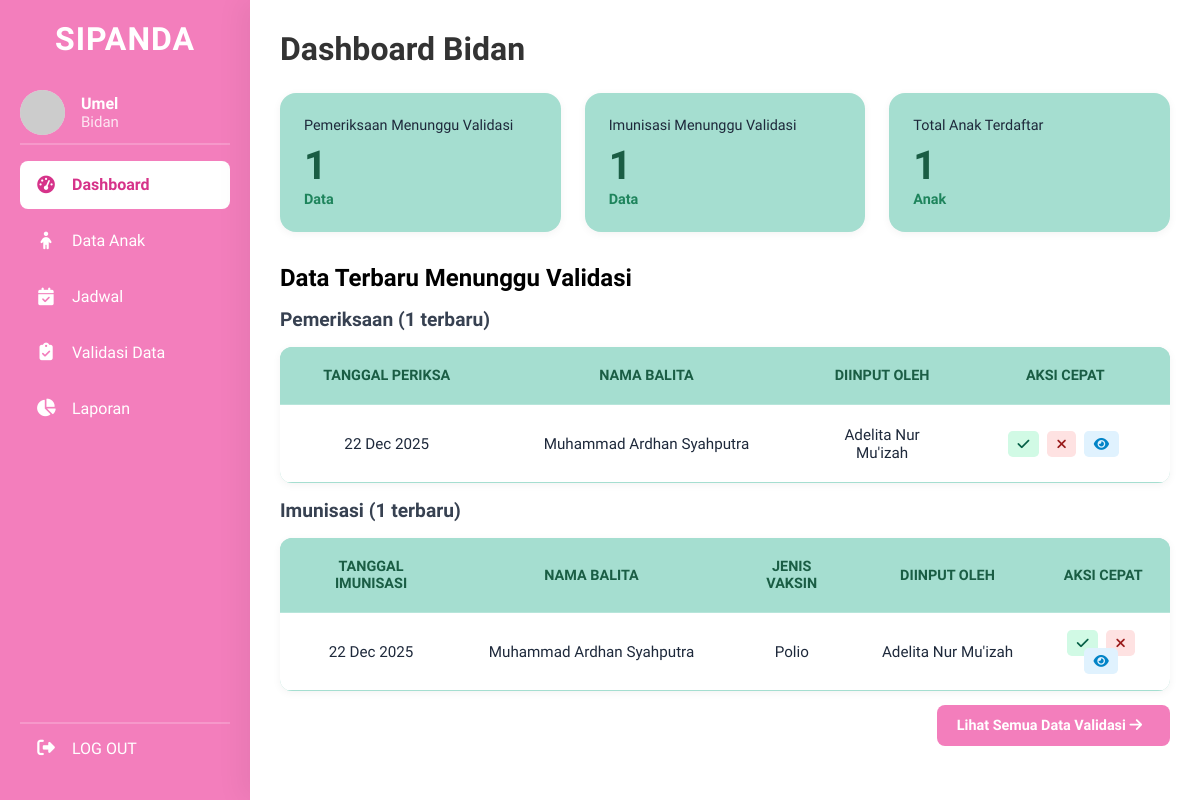
Screenshot of /dashboard_bidan.php (signed in) with the database file from the repository.
### tables this page shows
CREATE TABLE `pemeriksaan` (
  `id_pemeriksaan` int(11) NOT NULL,
  `id_balita` int(11) NOT NULL,
  `tanggal_periksa` date NOT NULL,
  `berat_badan` decimal(5,2) DEFAULT NULL COMMENT 'dalam KG',
  `tinggi_badan` decimal(5,2) DEFAULT NULL COMMENT 'dalam CM',
  `lingkar_kepala` decimal(5,2) DEFAULT NULL COMMENT 'dalam CM',
  `catatan` text DEFAULT NULL,
  `status_validasi` enum('Belum Divalidasi','Valid','Tidak Valid') DEFAULT 'Belum Divalidasi',
  `id_kader` int(11) DEFAULT NULL,
  `id_bidan_validator` int(11) DEFAULT NULL,
  `validated_at` timestamp NULL DEFAULT NULL,
  `created_at` timestamp NOT NULL DEFAULT current_timestamp()
);

CREATE TABLE `balita` (
  `id_balita` int(11) NOT NULL,
  `nama_balita` varchar(100) NOT NULL,
  `nik_balita` varchar(16) NOT NULL,
  `tanggal_lahir` date NOT NULL,
  `jenis_kelamin` enum('Laki-laki','Perempuan') NOT NULL,
  `nama_orang_tua` varchar(100) NOT NULL,
  `alamat` text DEFAULT NULL,
  `foto_profil` varchar(255) DEFAULT NULL,
  `id_kader_pendaftar` int(11) DEFAULT NULL,
  `is_active` tinyint(1) NOT NULL DEFAULT 1,
  `created_at` timestamp NOT NULL DEFAULT current_timestamp()
);

CREATE TABLE `users` (
  `id_user` int(11) NOT NULL,
  `nama_lengkap` varchar(100) NOT NULL,
  `username` varchar(50) NOT NULL,
  `password` varchar(255) NOT NULL,
  `role` enum('kader','bidan') NOT NULL,
  `created_at` timestamp NOT NULL DEFAULT current_timestamp(),
  `is_active` tinyint(1) DEFAULT 1
);

CREATE TABLE `imunisasi` (
  `id_imunisasi` int(11) NOT NULL,
  `id_balita` int(11) NOT NULL,
  `tanggal_imunisasi` date NOT NULL,
  `jenis_vaksin` varchar(100) NOT NULL,
  `catatan` text DEFAULT NULL,
  `status_validasi` enum('Belum Divalidasi','Valid','Tidak Valid') DEFAULT 'Belum Divalidasi',
  `id_kader` int(11) DEFAULT NULL,
  `id_bidan_validator` int(11) DEFAULT NULL,
  `validated_at` timestamp NULL DEFAULT NULL,
  `created_at` timestamp NOT NULL DEFAULT current_timestamp()
);

### dashboard_bidan.php (the view, shortened to what this page needs)
<?php
require 'config/database.php';
$query_pending_pemeriksaan_count = "SELECT COUNT(id_pemeriksaan) AS total FROM pemeriksaan WHERE status_validasi = 'Belum Divalidasi'";
$result_pending_pemeriksaan_count = $conn->query($query_pending_pemeriksaan_count);
$data_pending_pemeriksaan_count = $result_pending_pemeriksaan_count->fetch_assoc();
$total_pending_pemeriksaan = $data_pending_pemeriksaan_count['total'] ?? 0;
$query_pending_imunisasi_count = "SELECT COUNT(id_imunisasi) AS total FROM imunisasi WHERE status_validasi = 'Belum Divalidasi'";
$result_pending_imunisasi_count = $conn->query($query_pending_imunisasi_count);
$data_pending_imunisasi_count = $result_pending_imunisasi_count->fetch_assoc();
$total_pending_imunisasi = $data_pending_imunisasi_count['total'] ?? 0;
$query_total_anak = "SELECT COUNT(id_balita) AS total FROM balita";
$result_total_anak = $conn->query($query_total_anak);
$data_total_anak = $result_total_anak->fetch_assoc();
$total_anak = $data_total_anak['total'] ?? 0;
$query_list_pemeriksaan = $conn->prepare(
    "SELECT p.id_pemeriksaan, p.tanggal_periksa, b.nama_balita, b.id_balita, u.nama_lengkap AS nama_kader
     FROM pemeriksaan p
     JOIN balita b ON p.id_balita = b.id_balita
     LEFT JOIN users u ON p.id_kader = u.id_user
     WHERE p.status_validasi = 'Belum Divalidasi'
     ORDER BY p.tanggal_periksa DESC LIMIT 5"
);
$query_list_pemeriksaan->execute();
$result_list_pemeriksaan = $query_list_pemeriksaan->get_result();
$query_list_imunisasi = $conn->prepare(
    "SELECT i.id_imunisasi, i.tanggal_imunisasi, i.jenis_vaksin, b.nama_balita, b.id_balita, u.nama_lengkap AS nama_kader
     FROM imunisasi i
     JOIN balita b ON i.id_balita = b.id_balita
     LEFT JOIN users u ON i.id_kader = u.id_user
     WHERE i.status_validasi = 'Belum Divalidasi'
     ORDER BY i.tanggal_imunisasi DESC LIMIT 5"
);
$query_list_imunisasi->execute();
$result_list_imunisasi = $query_list_imunisasi->get_result();
include 'templates/header.php';
?>
<div class="dashboard-container">
    <aside class="sidebar">
        <div class="sidebar-header">
            <h2>SIPANDA</h2>
        </div>
        <div class="sidebar-user">
            <img src="https://ui-avatars.com/api/?name=<?= urlencode($_SESSION['nama_lengkap']) ?>&background=FBCFE8&color=B42373"
                alt="User Avatar">
            <div class="user-info">
                <h4><?= htmlspecialchars($_SESSION['nama_lengkap']) ?></h4>
                <p><?= htmlspecialchars(ucfirst($_SESSION['role'])) ?></p>
            </div>
        </div>
        <ul class="sidebar-nav">
            <li><a href="dashboard_bidan.php" class="active"><i class="fa-solid fa-tachometer-alt"></i> Dashboard</a>
            </li>
            <li><a href="data_anak_bidan.php"><i class="fa-solid fa-child"></i> Data Anak</a></li>
            <li><a href="jadwal_imunisasi.php"><i class="fa-solid fa-calendar-check"></i> Jadwal</a></li>
            <li><a href="validasi_data.php"><i class="fa-solid fa-clipboard-check"></i> Validasi Data</a></li>
            <li><a href="laporan.php"><i class="fa-solid fa-chart-pie"></i> Laporan</a></li>
        </ul>
        <div class="sidebar-footer">
            <ul class="sidebar-nav">
                <li><a href="<?= BASE_URL ?>/logout.php"><i class="fa-solid fa-right-from-bracket"></i> LOG OUT</a></li>
            </ul>
        </div>
    </aside>
    <main class="main-content">
        <div class="main-header">
            <div style="display: flex; align-items: center;">
                <h1 style="margin: 0;">Dashboard Bidan</h1>
            </div>
        </div>
        <div class="stats-cards">
            <div class="card card-pemeriksaan">
                <p>Pemeriksaan Menunggu Validasi</p>
                <h3><?= $total_pending_pemeriksaan ?></h3>
                <span class="percentage">Data</span>
            </div>
            <div class="card card-imunisasi">
                <p>Imunisasi Menunggu Validasi</p>
                <h3><?= $total_pending_imunisasi ?></h3>
                <span class="percentage">Data</span>
            </div>
            <div class="card">
                <p>Total Anak Terdaftar</p>
                <h3><?= $total_anak ?></h3>
                <span class="percentage">Anak</span>
            </div>
        </div>
        <div class="history-section-2">
            <h2>Data Terbaru Menunggu Validasi</h2>
            <h4 class="sub-section-title">
                Pemeriksaan (<?= $result_list_pemeriksaan->num_rows ?> terbaru)
            </h4>
            <div class="data-table-wrapper">
                <table class="data-table">
                    <thead>
                        <tr>
                            <th>Tanggal Periksa</th>
                            <th>Nama Balita</th>
                            <th>Diinput Oleh</th>
                            <th>Aksi Cepat</th>
                        </tr>
                    </thead>
                    <tbody>
                        <?php if ($result_list_pemeriksaan && $result_list_pemeriksaan->num_rows > 0): ?>
                            <?php while ($row = $result_list_pemeriksaan->fetch_assoc()): ?>
                                <tr>
                                    <td><?= date('d M Y', strtotime($row['tanggal_periksa'])) ?></td>
                                    <td><?= htmlspecialchars($row['nama_balita']) ?></td>
                                    <td><?= htmlspecialchars($row['nama_kader'] ?? 'N/A') ?></td>
                                    <td>
                                        <a href="process/proses_validasi.php?tipe=pemeriksaan&aksi=valid&id=<?= $row['id_pemeriksaan'] ?>&ref=dashboard"
                                            class="btn-aksi btn-validasi" title="Validasi"
                                            onclick="return confirm('Validasi data pemeriksaan ini?')"><i
                                                class="fa-solid fa-check"></i></a>
                                        <a href="process/proses_validasi.php?tipe=pemeriksaan&aksi=tolak&id=<?= $row['id_pemeriksaan'] ?>&ref=dashboard"
                                            class="btn-aksi btn-tolak" title="Tolak"
                                            onclick="return confirm('Tolak data pemeriksaan ini?')"><i
                                                class="fa-solid fa-times"></i></a>
                                        <a href='detail_anak_bidan.php?id=<?= $row['id_balita'] ?>' class='btn-aksi btn-detail'
                                            title='Lihat Detail Anak'><i class='fa-solid fa-eye'></i></a>
                                    </td>
                                </tr>
                            <?php endwhile; ?>
                        <?php endif; ?>
                    </tbody>
                </table>
            </div>
            <h4 class="sub-section-title">
                Imunisasi (<?= $result_list_imunisasi->num_rows ?> terbaru)
            </h4>
            <div class="data-table-wrapper">
                <table class="data-table">
                    <thead>
                        <tr>
                            <th>Tanggal Imunisasi</th>
                            <th>Nama Balita</th>
                            <th>Jenis Vaksin</th>
                            <th>Diinput Oleh</th>
                            <th>Aksi Cepat</th>
                        </tr>
                    </thead>
                    <tbody>
                        <?php if ($result_list_imunisasi && $result_list_imunisasi->num_rows > 0): ?>
                            <?php while ($row = $result_list_imunisasi->fetch_assoc()): ?>
                                <tr>
                                    <td><?= date('d M Y', strtotime($row['tanggal_imunisasi'])) ?></td>
                                    <td><?= htmlspecialchars($row['nama_balita']) ?></td>
                                    <td><?= htmlspecialchars($row['jenis_vaksin']) ?></td>
                                    <td><?= htmlspecialchars($row['nama_kader'] ?? 'N/A') ?></td>
                                    <td>
                                        <a href="process/proses_validasi.php?tipe=imunisasi&aksi=valid&id=<?= $row['id_imunisasi'] ?>&ref=dashboard"
                                            class="btn-aksi btn-validasi" title="Validasi"
                                            onclick="return confirm('Validasi data imunisasi ini?')"><i
                                                class="fa-solid fa-check"></i></a>
                                        <a href="process/proses_validasi.php?tipe=imunisasi&aksi=tolak&id=<?= $row['id_imunisasi'] ?>&ref=dashboard"
                                            class="btn-aksi btn-tolak" title="Tolak"
                                            onclick="return confirm('Tolak data imunisasi ini?')"><i
                                                class="fa-solid fa-times"></i></a>
                                        <a href='detail_anak_bidan.php?id=<?= $row['id_balita'] ?>' class='btn-aksi btn-detail'
                                            title='Lihat Detail Anak'><i class='fa-solid fa-eye'></i></a>
                                    </td>
                                </tr>
                            <?php endwhile; ?>
                        <?php endif; ?>
                    </tbody>
                </table>
            </div>
            <div class="action-footer">
                <a href="validasi_data.php" class="btn-primary">
                    Lihat Semua Data Validasi <i class="fa-solid fa-arrow-right"></i>
                </a>
            </div>
        </div>
    </main>
</div>
<?php
include 'templates/footer.php';
?>

### assets/css/style.css (style rules this page uses)
* { margin: 0; padding: 0; box-sizing: border-box; }
body { font-family: "Baloo 2", cursive; background-color: white; min-height: 100vh; }

### rows the page displays
pemeriksaan: tanggal_periksa "22 Dec 2025", id_balita.nama_balita "Muhammad Ardhan Syahputra", id_kader.nama_lengkap "Adelita Nur Mu'izah"
imunisasi: tanggal_imunisasi "22 Dec 2025", id_balita.nama_balita "Muhammad Ardhan Syahputra", jenis_vaksin "Polio", id_kader.nama_lengkap "Adelita Nur Mu'izah"

### other values shown
$_SESSION['nama_lengkap'] "Umel"
$_SESSION['role'] "Bidan"
$total_pending_pemeriksaan "1"
$total_pending_imunisasi "1"
$total_anak "1"
$result_list_pemeriksaan->num_rows "1"
$result_list_imunisasi->num_rows "1"
